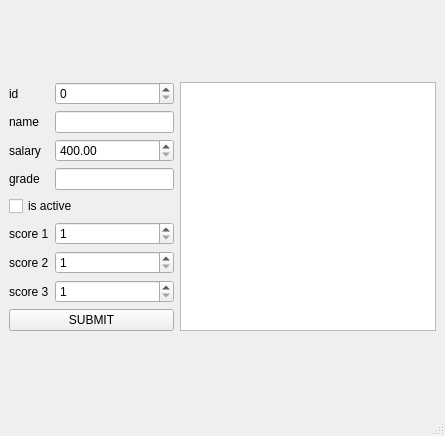
<?xml version="1.0" encoding="UTF-8"?>
<ui version="4.0">
 <class>MainWindow</class>
 <widget class="QMainWindow" name="MainWindow">
  <property name="geometry">
   <rect>
    <x>0</x>
    <y>0</y>
    <width>445</width>
    <height>436</height>
   </rect>
  </property>
  <property name="windowTitle">
   <string>MainWindow</string>
  </property>
  <widget class="QWidget" name="centralwidget">
   <layout class="QGridLayout" name="gridLayout_2">
    <item row="1" column="0">
     <layout class="QGridLayout" name="gridLayout">
      <item row="0" column="1">
       <widget class="QSpinBox" name="spinBox"/>
      </item>
      <item row="1" column="1">
       <widget class="QLineEdit" name="lineEdit_2"/>
      </item>
      <item row="2" column="1">
       <widget class="QDoubleSpinBox" name="doubleSpinBox">
        <property name="minimum">
         <double>400.000000000000000</double>
        </property>
        <property name="maximum">
         <double>10000.989999999999782</double>
        </property>
       </widget>
      </item>
      <item row="6" column="1">
       <widget class="QSpinBox" name="spinBox_3">
        <property name="minimum">
         <number>1</number>
        </property>
        <property name="maximum">
         <number>10</number>
        </property>
       </widget>
      </item>
      <item row="2" column="0">
       <widget class="QLabel" name="label_2">
        <property name="text">
         <string>salary</string>
        </property>
       </widget>
      </item>
      <item row="7" column="0">
       <widget class="QLabel" name="label_7">
        <property name="text">
         <string>score 3</string>
        </property>
       </widget>
      </item>
      <item row="7" column="1">
       <widget class="QSpinBox" name="spinBox_4">
        <property name="minimum">
         <number>1</number>
        </property>
        <property name="maximum">
         <number>10</number>
        </property>
       </widget>
      </item>
      <item row="0" column="0">
       <widget class="QLabel" name="label">
        <property name="text">
         <string>id</string>
        </property>
       </widget>
      </item>
      <item row="5" column="1">
       <widget class="QSpinBox" name="spinBox_2">
        <property name="minimum">
         <number>1</number>
        </property>
        <property name="maximum">
         <number>10</number>
        </property>
       </widget>
      </item>
      <item row="4" column="0" colspan="2">
       <widget class="QCheckBox" name="checkBox">
        <property name="text">
         <string>is active</string>
        </property>
       </widget>
      </item>
      <item row="5" column="0">
       <widget class="QLabel" name="label_5">
        <property name="text">
         <string>score 1</string>
        </property>
       </widget>
      </item>
      <item row="3" column="1">
       <widget class="QLineEdit" name="lineEdit"/>
      </item>
      <item row="6" column="0">
       <widget class="QLabel" name="label_6">
        <property name="text">
         <string>score 2</string>
        </property>
       </widget>
      </item>
      <item row="1" column="0">
       <widget class="QLabel" name="label_4">
        <property name="text">
         <string>name</string>
        </property>
       </widget>
      </item>
      <item row="3" column="0">
       <widget class="QLabel" name="label_3">
        <property name="text">
         <string>grade</string>
        </property>
       </widget>
      </item>
      <item row="8" column="0" colspan="2">
       <widget class="QPushButton" name="pushButton">
        <property name="text">
         <string>SUBMIT</string>
        </property>
       </widget>
      </item>
      <item row="0" column="2" rowspan="9">
       <widget class="QListWidget" name="listWidget"/>
      </item>
     </layout>
    </item>
   </layout>
  </widget>
  <widget class="QMenuBar" name="menubar">
   <property name="geometry">
    <rect>
     <x>0</x>
     <y>0</y>
     <width>445</width>
     <height>17</height>
    </rect>
   </property>
  </widget>
  <widget class="QStatusBar" name="statusbar"/>
 </widget>
 <resources/>
 <connections/>
</ui>
